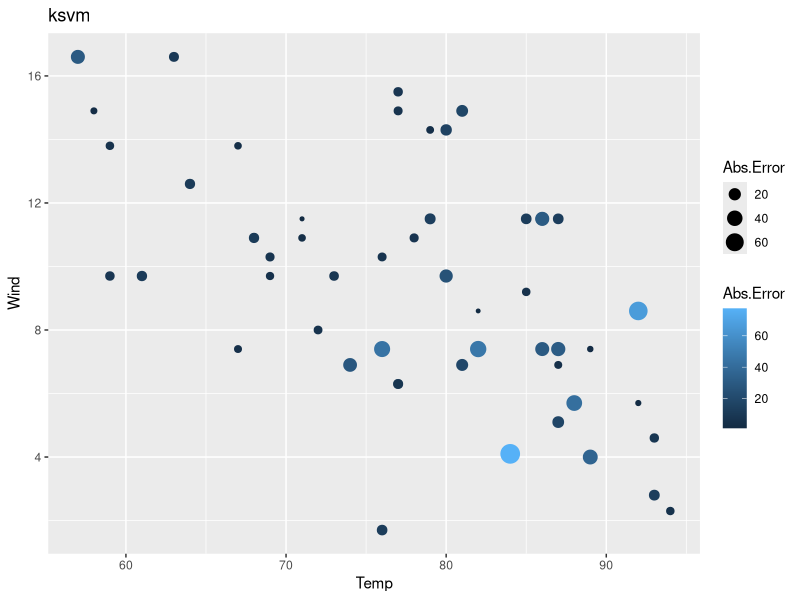
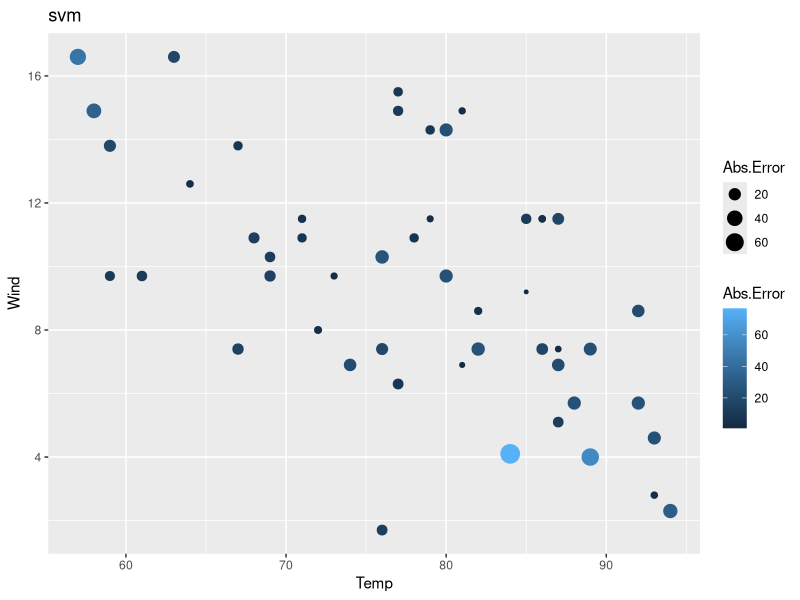
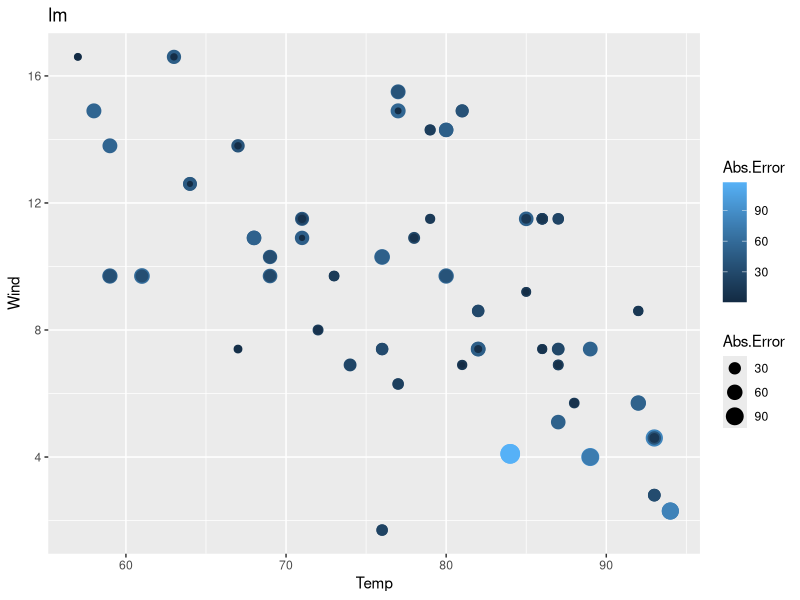
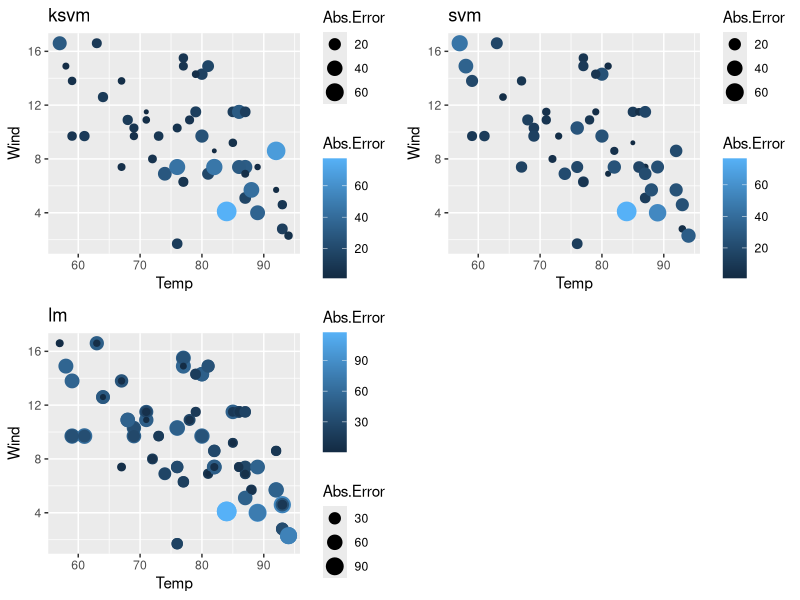
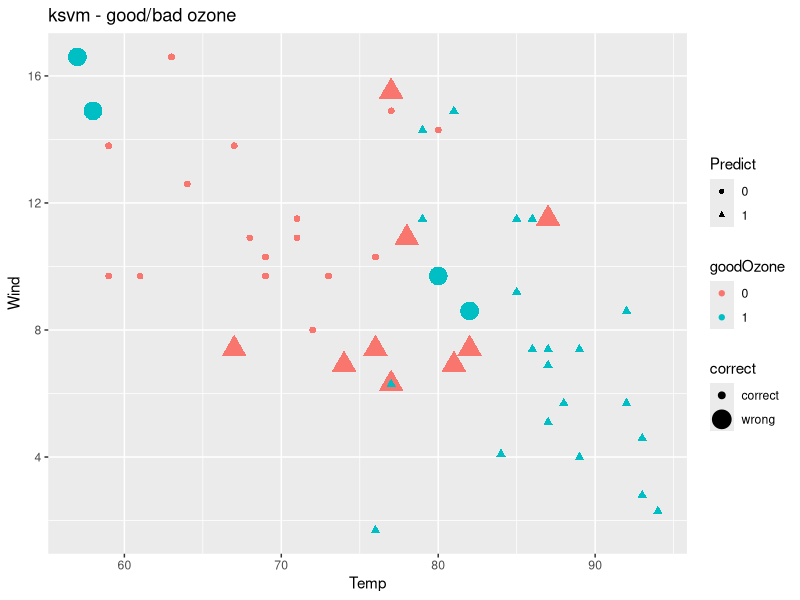
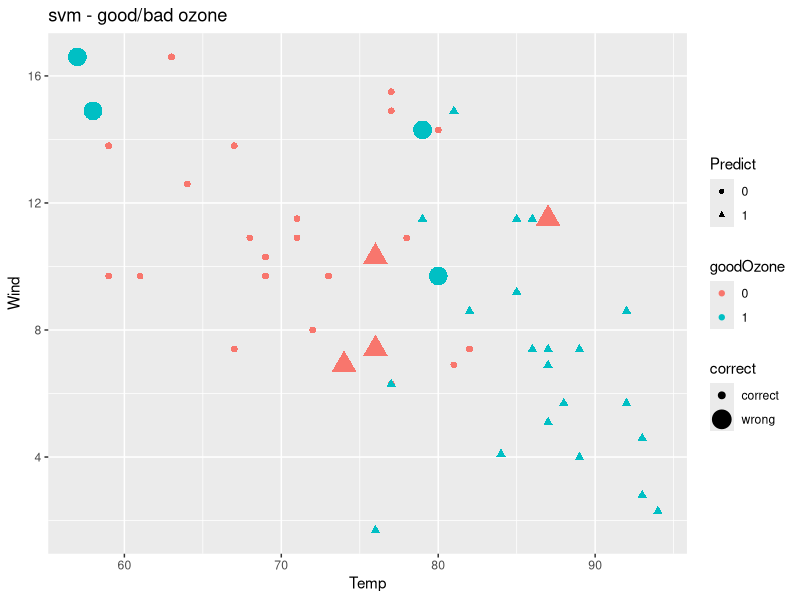
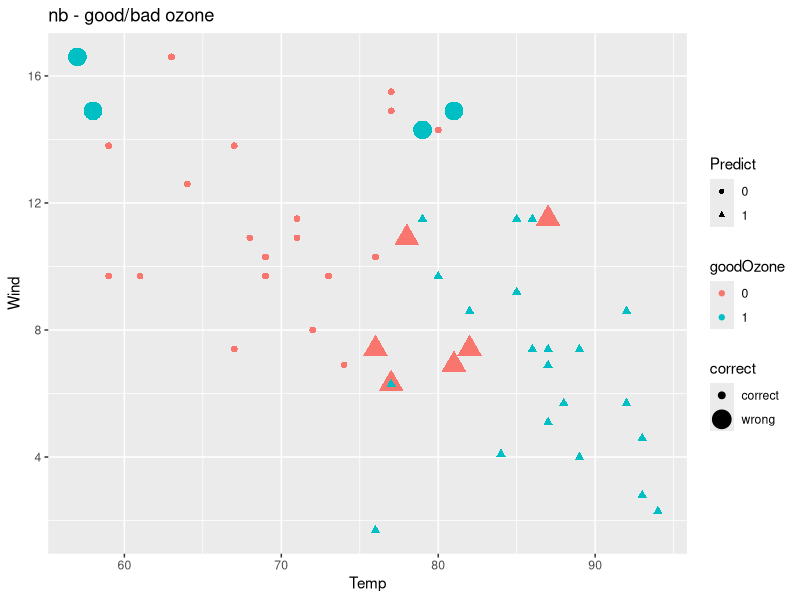
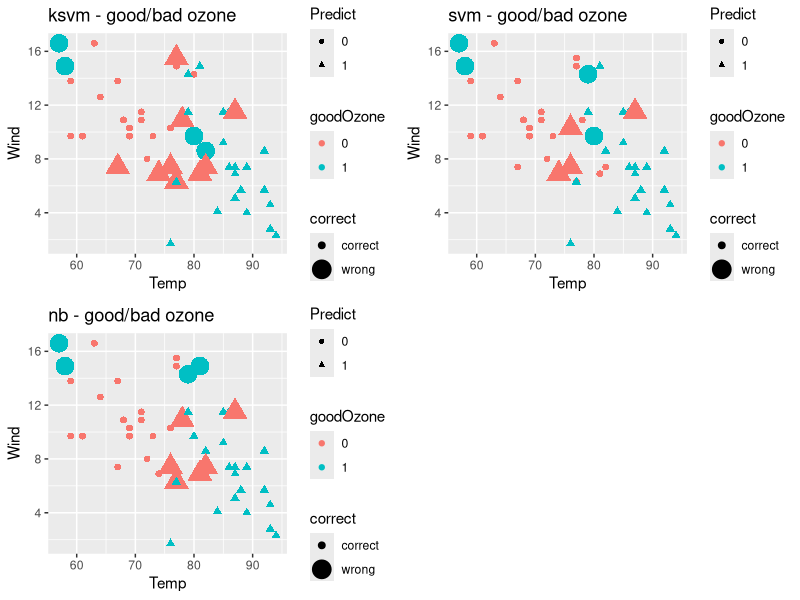

These figures' R source, in order:
#
#      Course: IST-687
#      Name: Sharat Sripada
#      Homework #9
#      Due Date: 3/15/2020
#      Date Submitted: 3/15/2020
#      Topic: SVMs, Comparing different models - Classification, Regression.
#
# install.packages("kernlab")
# install.packages("gridExtra")
# For KSVM
library(kernlab)
# For SVM
library(e1071)
# For plottting multiple graphs in one
library(gridExtra)

aq <- data.frame(airquality)

# Replace NAs with mean
ozone_mean <- mean(na.omit(aq$Ozone))
solar_mean <- mean(na.omit(aq$Solar.R))
aq$Ozone[is.na(aq$Ozone)] <- ozone_mean
aq$Solar.R[is.na(aq$Solar.R)] <- solar_mean

dim(aq)
randindex <- sample(1:dim(aq)[1])

# By theory, we use 2/3rd data for trainData & 1/3rd 
# data for testData.
cutpoint2_3 <- floor(2 * length(randindex) /3)
trainData <- aq[randindex[1:cutpoint2_3],]
testData <- aq[randindex[(cutpoint2_3 + 1):length(randindex)],]

# Build a model using kernel SVM 
ksvmoutput <- ksvm(Ozone~., data=trainData, 
                  kernel="rbfdot", #kernel function that projects the low dimensional problem into higher dimensional space 
                  kpar="automatic", #params used to control radial function kernel(rbfdot)
                  C=10, #C -> cost of constraints
                  cross=10, #use 10 fold cross-validation in this model
                  prob.model=TRUE)
ksvmoutput

# Predict data based on data from the model/svmoutput
# & testData
ksvmpredict <- predict(ksvmoutput, testData, type="votes")
str(ksvmpredict)
str(testData)

# Create a comparison data-frame that contains the testData for Ozone
# & predicted values using the ksvm() function
compTable <- data.frame(testData[,1], ksvmpredict[,1])
colnames(compTable) <- c('Test', 'Pred')
compTable

# Calculate the root mean square error(RMSE)
sqrt(mean((compTable$Test - compTable$Pred) ^ 2))
# RMSE=17.72

# Compute absolute error
compTable$error <- abs(compTable$Test - compTable$Pred)

# Create a new data-frame with error, temp, wind data
ksvmPlot <- data.frame(compTable$error, testData$Temp, testData$Wind)

# Assign column names
colnames(ksvmPlot) <- c('Abs.Error', 'Temp', 'Wind')

# Plot the data-frame using ggplot
library(ggplot2)
ksvm_ggplot <- ggplot(ksvmPlot, aes(x=Temp, y=Wind)) + geom_point(aes(size=Abs.Error, color=Abs.Error)) +
  ggtitle("ksvm")

ksvm_ggplot

# Build a model using SVM
svmoutput <- svm(Ozone~., data=trainData, kernel="linear", cost=10, scale=FALSE)

svmoutput

# Predict data based on data from the model/svmoutput
# & testData
svmpredict <- predict(svmoutput, testData, type="votes")
str(svmpredict)
str(testData)

# Create a comparison data-frame that contains the testData for Ozone
# & predicted values using the ksvm() function
svm_compTable <- data.frame(testData[,1], svmpredict)
colnames(svm_compTable) <- c('Test', 'Pred')
svm_compTable

# Calculate the root mean square error(RMSE)
sqrt(mean((svm_compTable$Test - svm_compTable$Pred) ^ 2))
# RMSE=19.47

# Compute absolute error
svm_compTable$error <- abs(svm_compTable$Test - svm_compTable$Pred)

# Create a new data-frame with error, temp, wind data
svmPlot <- data.frame(svm_compTable$error, testData$Temp, testData$Wind)

# Assign column names
colnames(svmPlot) <- c('Abs.Error', 'Temp', 'Wind')

# Plot the data-frame using ggplot
svm_ggplot <- ggplot(svmPlot, aes(x=Temp, y=Wind)) + geom_point(aes(size=Abs.Error, color=Abs.Error)) +
  ggtitle("svm")

svm_ggplot

# Build a model using liner regression (lm function)
lmoutput <- lm(formula=Ozone~., data=testData)
lm_test <- data.frame(Solar.R=aq$Solar.R, Wind=aq$Wind, 
                   Temp=aq$Temp, Month=aq$Month, Day=aq$Day)

lmpredict <- predict(lmoutput, lm_test, type="response")

# Create a comparison data-frame that contains the testData for Ozone
# & predicted values using the lm() function
lm_compTable <- data.frame(testData[,1], lmpredict)
colnames(lm_compTable) <- c('Test', 'Pred')

# Calculate the root mean square error(RMSE)
sqrt(mean((lm_compTable$Test - lm_compTable$Pred) ^ 2))
# RMSE=29.68

# Compute absolute error
lm_compTable$error <- abs(lm_compTable$Test - lm_compTable$Pred)

# Create a new data-frame with error, temp, wind data
lmPlot <- data.frame(lm_compTable$error, testData$Temp, testData$Wind)

# Assign column names
colnames(lmPlot) <- c('Abs.Error', 'Temp', 'Wind')

# Plot the data-frame using ggplot
lm_ggplot <- ggplot(lmPlot, aes(x=Temp, y=Wind)) + geom_point(aes(size=Abs.Error, color=Abs.Error)) +
  ggtitle("lm")

lm_ggplot

# Conclusion:
#  - RMSE for ksvm(17.72) is lower than RMSE for svm(19.47) & lm(29.68)
#  - Plotting the abs. error also showed a higher range & number for lm model (kvm and svm are comparable)
# For the given data-set, KSVM is a marginally better algorithm than svm & way better than lm

# Using gridExtra to represent graphs in one plane
grid.arrange(ksvm_ggplot, svm_ggplot, lm_ggplot, nrow=2)

# Moving now to classification based algorithms.
#  - classification based algorithms predict with 0/1
#  - regression/linear based algorithms (previous section) predict a value

# Creating a new var goodOzone: if Ozone >= meanOzone then 1 else 0
trainData$goodOzone <- ifelse(trainData$Ozone < ozone_mean, 0, 1)
testData$goodOzone <- ifelse(testData$Ozone < ozone_mean, 0, 1)

# Remove Ozone from trainData & testData
trainData <- trainData[,-1]
testData <- testData[,-1]
trainData$goodOzone <- as.factor(trainData$goodOzone)
testData$goodOzone <- as.factor(testData$goodOzone)

# Build a model based on ksvm
ksvmgood <- ksvm(goodOzone~., data=trainData, 
                   kernel="rbfdot", #kernel function that projects the low dimensional problem into higher dimensional space 
                   kpar="automatic", #params used to control radial function kernel(rbfdot)
                   C=10, #C -> cost of constraints
                   cross=10, #use 10 fold cross-validation in this model
                   prob.model=TRUE)
ksvmgood

# Predict data based on data from the model/svmoutput
# & testData
ksvm_goodPred <- predict(ksvmgood, testData)
ksvm_goodPred # This should yield a 0/1

# Create a comparison data-frame that contains the testData for Ozone
# & predicted values using the ksvm() function
ksvm_goodcompTable <- data.frame(testData[,6], ksvm_goodPred)
colnames(ksvm_goodcompTable) <- c('Test', 'Pred')
ksvm_goodcompTable

# Calculate the percentage of correct values (this is different from the 
# linear/regression models where we calculate RMSE)
percentage_ksvm <- length(which(ksvm_goodcompTable$Test == ksvm_goodcompTable$Pred))/dim(ksvm_goodcompTable)[1]
percentage_ksvm
# Pecentage = 0.6862

# Confusion matrix
results <- table(Test=ksvm_goodcompTable$Test, Pred=ksvm_goodcompTable$Pred)
print(results)

# Plot the results
ksvm_goodcompTable$correct <- ifelse(ksvm_goodcompTable$Test==ksvm_goodcompTable$Pred,"correct","wrong")
plot_ksvm <- data.frame(ksvm_goodcompTable$correct, 
                        testData$Temp,
                        testData$Wind,
                        testData$goodOzone,
                        ksvm_goodcompTable$Pred)

colnames(plot_ksvm) <- c("correct","Temp","Wind","goodOzone","Predict")
ksvm_ggplot <- ggplot(plot_ksvm, aes(x=Temp,y=Wind)) + 
  geom_point(aes(size=correct,color=goodOzone,shape=Predict))+
  ggtitle("ksvm - good/bad ozone")
ksvm_ggplot

# Build a model based on svm
svmgood <- svm(goodOzone~., data=trainData, kernel="linear", cost=10, scale=FALSE)
svmgood

# Predict data based on data from the model/svmoutput
# & testData
svm_goodPred <- predict(svmgood, testData)
svm_goodPred # This should yield a 0/1

# Create a comparison data-frame that contains the testData for Ozone
# & predicted values using the ksvm() function
svm_goodcompTable <- data.frame(testData[,6], svm_goodPred)
colnames(svm_goodcompTable) <- c('Test', 'Pred')
svm_goodcompTable

# Calculate the percentage of correct values (this is different from the 
# linear/regression models where we calculate RMSE)
percentage_svm <- length(which(svm_goodcompTable$Test == svm_goodcompTable$Pred))/dim(svm_goodcompTable)[1]
percentage_svm
# Percentage = 0.80392

# Confusion matrix
results <- table(Test=svm_goodcompTable$Test, Pred=svm_goodcompTable$Pred)
print(results)

# Plot the results
svm_goodcompTable$correct <- ifelse(svm_goodcompTable$Test==svm_goodcompTable$Pred,"correct","wrong")
plot_svm <- data.frame(svm_goodcompTable$correct, 
                        testData$Temp,
                        testData$Wind,
                        testData$goodOzone,
                        svm_goodcompTable$Pred)

colnames(plot_svm) <- c("correct","Temp","Wind","goodOzone","Predict")
svm_ggplot <- ggplot(plot_svm, aes(x=Temp,y=Wind)) + 
  geom_point(aes(size=correct,color=goodOzone,shape = Predict))+
  ggtitle("svm - good/bad ozone")
svm_ggplot

# Build a model based on Naive Bayes algorithm
nbgood <- naiveBayes(goodOzone~., data=trainData)
nbgood

# Predict data based on data from the model/svmoutput
# & testData
nb_goodPred <- predict(nbgood, testData)
nb_goodPred # This should yield a 0/1

# Create a comparison data-frame that contains the testData for Ozone
# & predicted values using the ksvm() function
nb_goodcompTable <- data.frame(testData[,6], nb_goodPred)
colnames(nb_goodcompTable) <- c('Test', 'Pred')
nb_goodcompTable

# Calculate the percentage of correct values (this is different from the 
# linear/regression models where we calculate RMSE)
percentage_nb <- length(which(nb_goodcompTable$Test == nb_goodcompTable$Pred))/dim(nb_goodcompTable)[1]
percentage_nb
# Percentage = 0.7843

# Confusion matrix
results <- table(Test=nb_goodcompTable$Test, Pred=nb_goodcompTable$Pred)
print(results)

# Plot the results
nb_goodcompTable$correct <- ifelse(nb_goodcompTable$Test==nb_goodcompTable$Pred,"correct","wrong")
plot_nb <- data.frame(nb_goodcompTable$correct, 
                       testData$Temp,
                       testData$Wind,
                       testData$goodOzone,
                       nb_goodcompTable$Pred)

colnames(plot_nb) <- c("correct","Temp","Wind","goodOzone","Predict")
nb_ggplot <- ggplot(plot_nb, aes(x=Temp,y=Wind)) + 
  geom_point(aes(size=correct,color=goodOzone,shape = Predict))+
  ggtitle("nb - good/bad ozone")
nb_ggplot

# Conclusion:
  #  - Percentage of accuracy for svm(80%) is higher than ksvm(68%) & nb(78%)
  # For the given data-set, SVM is a better algorithm than KSVM & Naive Bayes 

# Using gridExtra to represent graphs in one plane
grid.arrange(ksvm_ggplot, svm_ggplot, nb_ggplot, nrow=2)
